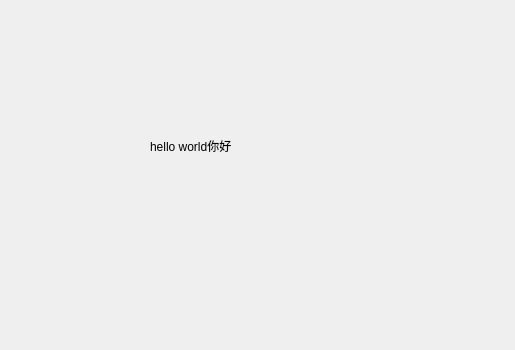
<?xml version="1.0" encoding="UTF-8"?>
<ui version="4.0">
 <class>MyDialog</class>
 <widget class="QDialog" name="MyDialog">
  <property name="geometry">
   <rect>
    <x>0</x>
    <y>0</y>
    <width>515</width>
    <height>350</height>
   </rect>
  </property>
  <property name="windowTitle">
   <string>MyDialog</string>
  </property>
  <widget class="QLabel" name="label">
   <property name="geometry">
    <rect>
     <x>150</x>
     <y>110</y>
     <width>141</width>
     <height>71</height>
    </rect>
   </property>
   <property name="text">
    <string>hello world你好</string>
   </property>
  </widget>
 </widget>
 <layoutdefault spacing="6" margin="11"/>
 <resources/>
 <connections/>
</ui>
